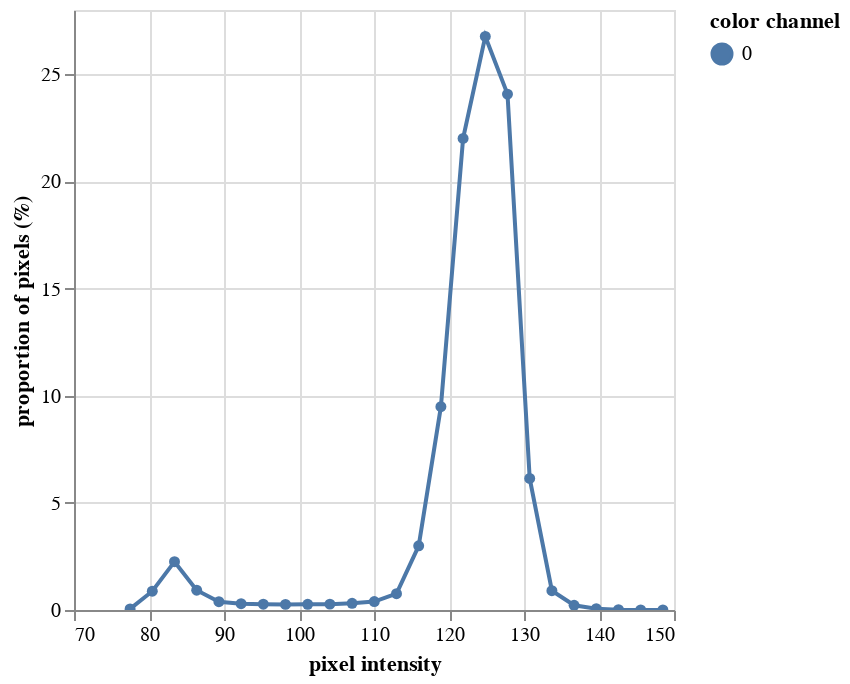

Notebook code for this chart:
### Markdown cell above
## Visualize the distribution of grayscale values

A histogram can be used to visualize the distribution of values
in an image. The histogram can aid in the selection of a
threshold value. This is NOT helpful in parallel, only while building a workflow.

For this image, the large peak between 100-140 are from the
brighter background pixels. The smaller peak between 80-90
are the darker plant pixels.

### Code cell
hist = pcv.visualize.histogram(img=a, bins=25)

### Figure 1 — Vega-Lite specification as saved in the notebook (floating-point values rounded to 4 significant figures)
{"config": {"view": {"continuousWidth": 300, "continuousHeight": 300}}, "data": {"name": "data-a03c34df383aac4cf5267aaab8ff0985"}, "mark": {"type": "line", "point": true}, "encoding": {"color": {"field": "color channel", "type": "nominal"}, "tooltip": [{"field": "pixel intensity", "type": "quantitative"}, {"field": "proportion of pixels (%)", "type": "quantitative"}], "x": {"field": "pixel intensity", "type": "quantitative"}, "y": {"field": "proportion of pixels (%)", "type": "quantitative"}}, "params": [{"name": "param_1", "select": {"type": "interval", "encodings": ["x", "y"]}, "bind": "scales"}], "$schema": "https://vega.github.io/schema/vega-lite/v5.8.0.json", "datasets": {"data-a03c34df383aac4cf5267aaab8ff0985": [{"pixel intensity": 77.48, "proportion of pixels (%)": 0.04979, "hist_count": 2509, "color channel": "0"}, {"pixel intensity": 80.44, "proportion of pixels (%)": 0.8777, "hist_count": 44225, "color channel": "0"}, {"pixel intensity": 83.4, "proportion of pixels (%)": 2.256, "hist_count": 113655, "color channel": "0"}, {"pixel intensity": 86.36, "proportion of pixels (%)": 0.9251, "hist_count": 46614, "color channel": "0"}, {"pixel intensity": 89.32, "proportion of pixels (%)": 0.3859, "hist_count": 19443, "color channel": "0"}, {"pixel intensity": 92.28, "proportion of pixels (%)": 0.2941, "hist_count": 14819, "color channel": "0"}, {"pixel intensity": 95.24, "proportion of pixels (%)": 0.273, "hist_count": 13757, "color channel": "0"}, {"pixel intensity": 98.2, "proportion of pixels (%)": 0.2618, "hist_count": 13193, "color channel": "0"}, {"pixel intensity": 101.2, "proportion of pixels (%)": 0.2678, "hist_count": 13493, "color channel": "0"}, {"pixel intensity": 104.1, "proportion of pixels (%)": 0.2733, "hist_count": 13772, "color channel": "0"}, {"pixel intensity": 107.1, "proportion of pixels (%)": 0.3106, "hist_count": 15651, "color channel": "0"}, {"pixel intensity": 110.0, "proportion of pixels (%)": 0.3948, "hist_count": 19894, "color channel": "0"}, {"pixel intensity": 113.0, "proportion of pixels (%)": 0.7599, "hist_count": 38292, "color channel": "0"}, {"pixel intensity": 116.0, "proportion of pixels (%)": 2.995, "hist_count": 150927, "color channel": "0"}, {"pixel intensity": 118.9, "proportion of pixels (%)": 9.488, "hist_count": 478103, "color channel": "0"}, {"pixel intensity": 121.9, "proportion of pixels (%)": 22.01, "hist_count": 1108975, "color channel": "0"}, {"pixel intensity": 124.8, "proportion of pixels (%)": 26.77, "hist_count": 1348715, "color channel": "0"}, {"pixel intensity": 127.8, "proportion of pixels (%)": 24.07, "hist_count": 1213100, "color channel": "0"}, {"pixel intensity": 130.8, "proportion of pixels (%)": 6.138, "hist_count": 309305, "color channel": "0"}, {"pixel intensity": 133.7, "proportion of pixels (%)": 0.8988, "hist_count": 45287, "color channel": "0"}, {"pixel intensity": 136.7, "proportion of pixels (%)": 0.221, "hist_count": 11134, "color channel": "0"}, {"pixel intensity": 139.6, "proportion of pixels (%)": 0.05954, "hist_count": 3000, "color channel": "0"}, {"pixel intensity": 142.6, "proportion of pixels (%)": 0.01532, "hist_count": 772, "color channel": "0"}, {"pixel intensity": 145.6, "proportion of pixels (%)": 0.003691, "hist_count": 186, "color channel": "0"}, {"pixel intensity": 148.5, "proportion of pixels (%)": 0.0005358, "hist_count": 27, "color channel": "0"}]}}
